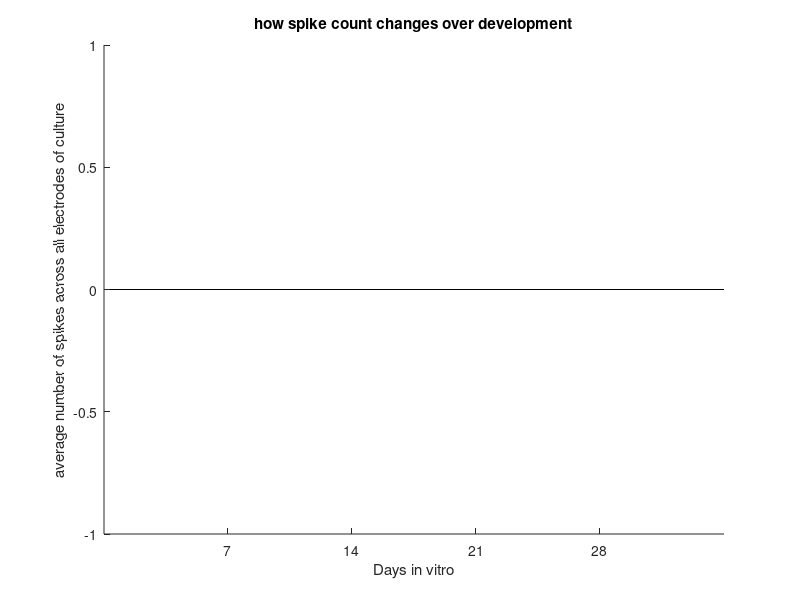

Write MATLAB code to recreate this figure. (Note: this script raises an error after producing the figure.)
% plot spike rate over development

%open directory with spike matrices
cd 'D:\MECP2_2019_AD\Data_To_Use\4.0.SpikeMatrices'
    files = dir('*.mat');  % where your .mat files are 
    %go through each file and sum spikes depending on DIV
    
    %initialise
    DIV07Spikes=[];
    DIV14Spikes=[];
    DIV21Spikes=[];
    DIV28Spikes=[];
    
for i=1:length(files)
    load(files(i).name)
    if files(i).name(14:18)=='DIV07'
        DIV07Spikes(i)=full(sum(sum(tSpikes)));
    elseif files(i).name(14:18)=='DIV14'
        DIV14Spikes(i)=full(sum(sum(tSpikes)));
    elseif files(i).name(14:18)=='DIV21'
        DIV21Spikes(i)=full(sum(sum(tSpikes)));
    elseif files(i).name(14:18)=='DIV28'
        DIV28Spikes(i)=full(sum(sum(tSpikes)));
    else
    end             
end 

    DIV07Spikes=((sum(DIV07Spikes))/sum(DIV07Spikes>0))/60;
    DIV14Spikes=((sum(DIV14Spikes))/sum(DIV14Spikes>0))/60;
    DIV21Spikes=((sum(DIV21Spikes))/sum(DIV21Spikes>0))/60;
    DIV28Spikes=((sum(DIV28Spikes))/sum(DIV28Spikes>0))/60;

    S_over_dev=round([DIV07Spikes,DIV14Spikes,DIV21Spikes,DIV28Spikes]);
    
%plot
figure
bar(S_over_dev);
xticklabels([07,14,21,28])
xlabel('Days in vitro')
ylabel('average number of spikes across all electrodes of culture')
box off
title('how spike count changes over development')
%culture
% culture='MPT010119_4B';

%load file
%load('MPT070119_4B_DIV7_info.mat');


%% plot distribution of spike counts on DIV14
DIV14Spikes_dis=zeros(1,60);
for i=1:length(files)
    load(files(i).name)
    disp(files(i).name)
    if files(i).name(14:18)=='DIV14'
        DIV14Spikes_d=full(sum(tSpikes));
        DIV14Spikes_dis(i,:)=DIV14Spikes_d;
    else
    end             
end 
%take only non zero elements
DIV14Spikes_dis=DIV14Spikes_dis(DIV14Spikes_dis>0);

figure 
hist(DIV14Spikes_dis)
title('distribution of spike counts')
box off

figure 
hist(log(DIV14Spikes_dis))
title('distribution of ln spike counts (should be 2 peaks)')
box off

%% plot spikes overlaid and peaks aligned 

cd 'D:\MECP2_2019_AD\Data_To_Use\4.0.SpikeMatrices'
load('MPT190403_6C_DIV14_info.mat')
sp_train_ch_47=full(tSpikes(:,1));
cd 'D:\MECP2_2019_AD\Data_To_Use\2.4.MAT_Files_Whole'
load('MPT190403_6C_DIV14.mat')
v_trace_ch_47=dat(:,1);

sp_times=find(sp_train_ch_47==1);
figure
for i=1:length(sp_times)
    sp_peak_time=find(v_trace_ch_47(sp_times(i):sp_times(i)+25)==min(v_trace_ch_47(sp_times(i):sp_times(i)+25)));
    plot(v_trace_ch_47((sp_times(i))+sp_peak_time-25:(sp_times(i))+sp_peak_time+25))
    hold on
        ave_trace(:,i)=v_trace_ch_47((sp_times(i))+sp_peak_time-25:(sp_times(i))+sp_peak_time+25);

end
ave_trace=(sum(ave_trace'))/(length(ave_trace(1,:)));
plot(ave_trace,'LineWidth',8,'Color','w');
plot(ave_trace,'LineWidth',3,'Color','r');
hold off
%aesthetics
box off
clear ave_trace
%change axes to voltage normalised
%change x axis to time rather than samples
xticks(linspace(0,60,7));
xticklabels(linspace(0,60,7)/25);
xlabel('time (ms)');
ylabel('uV');
%calculate the average and overlay that onto the figure as a red line
%surrounded by white


%find(v_trace_ch_47(sp_times(203):sp_times(203)+25)==min(v_trace_ch_47(sp_times(203):sp_times(203)+25));


%% plot filtered trace of spikes overlaid and peaks aligned 
clear all
spikeTrain=zeros(18000000,1);
finalData=zeros(18000000,1);
dat=zeros(18000000,60);
cd 'D:\MECP2_2019_AD\Data_To_Use\2.4.MAT_Files_Whole'
load('MPT190403_6C_DIV14.mat')
dat=dat(:,1);
[spikeTrain, finalData, threshold] = detectSpikes(dat, 'Tim', 12, 0);

sp_times=find(spikeTrain==1);
figure
for i=1:length(sp_times)
    sp_peak_time=find(finalData(sp_times(i):sp_times(i)+25)==max(finalData(sp_times(i):sp_times(i)+25)));%note changed min to max as with filtered data spike is +ve
    plot(finalData((sp_times(i))+sp_peak_time-25:(sp_times(i))+sp_peak_time+25));
    hold on
    ave_trace(:,i)=finalData((sp_times(i))+sp_peak_time-25:(sp_times(i))+sp_peak_time+25);
    
end
ave_trace=(sum(ave_trace'))/(length(ave_trace(1,:)));
plot(ave_trace,'LineWidth',8,'Color','w');
plot(ave_trace,'LineWidth',3,'Color','r');
hold off
%aesthetics
box off
clear ave_trace
%change axes to voltage normalised
%change x axis to time rather than samples
xticks(linspace(0,60,7));
xticklabels(linspace(0,60,7)/25);
xlabel('time (ms)');
ylabel('uV (filtered & transformed');
%calculate the average and overlay that onto the figure as a red line
%surrounded by white


%find(v_trace_ch_47(sp_times(203):sp_times(203)+25)==min(v_trace_ch_47(sp_times(203):sp_times(203)+25));



